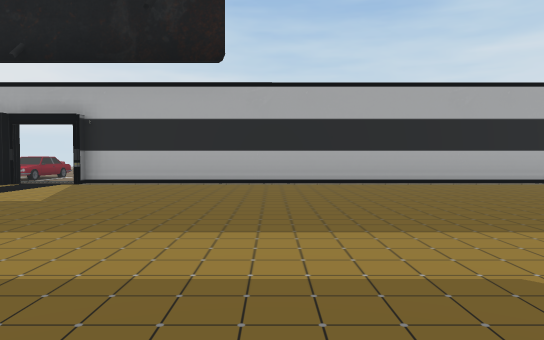
View 1 (above)

12 first-person views from a walk through a 3-D level made in the Unity game engine. The camera is 1.2 m above the floor, tilts 2° down and sees 70° across. Doors are open. The floor is counted in squares, 2 m on a side. Each view is taken from the middle of a square. On the plan, view 1 faces up. The plan holds only what a view shows up to about 11 squares ahead; the rest is blank. The place goes on beyond the plan. Some surface patterns are stand-ins.

View 2
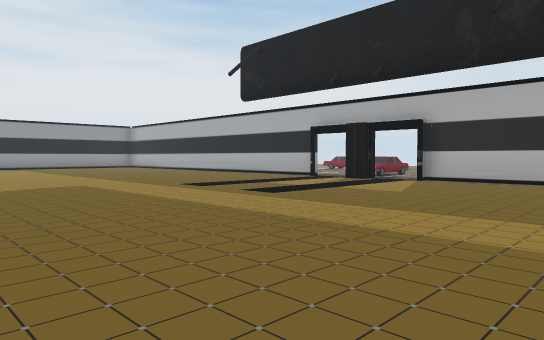

View 3
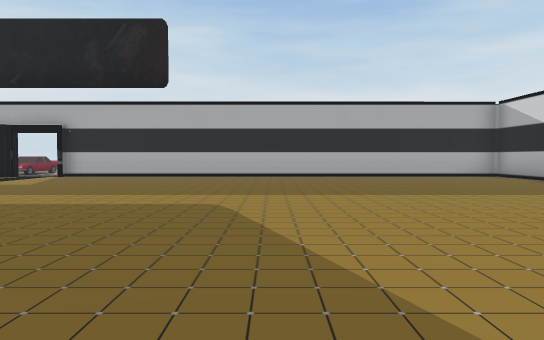

View 4
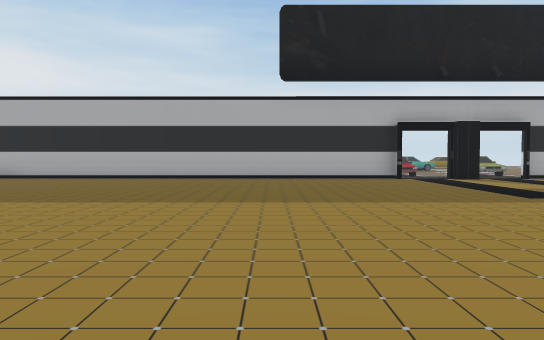

View 5
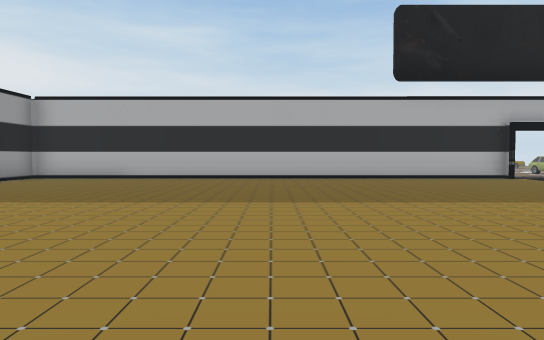

View 6
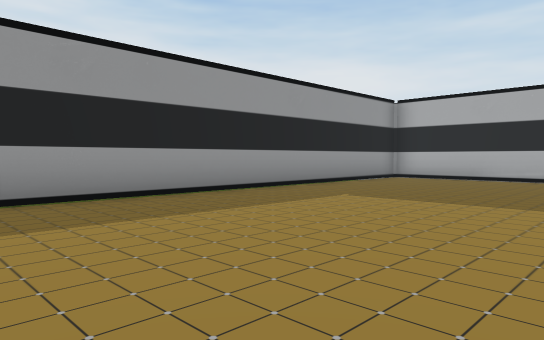

View 7
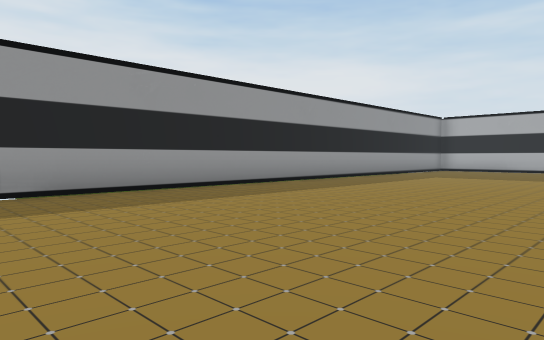

View 8
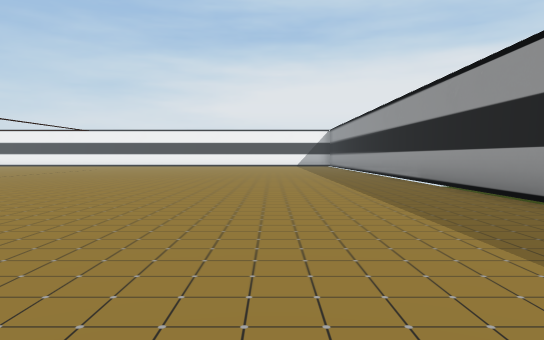

View 9
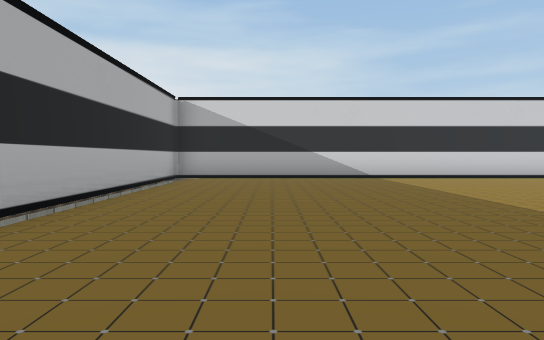

View 10
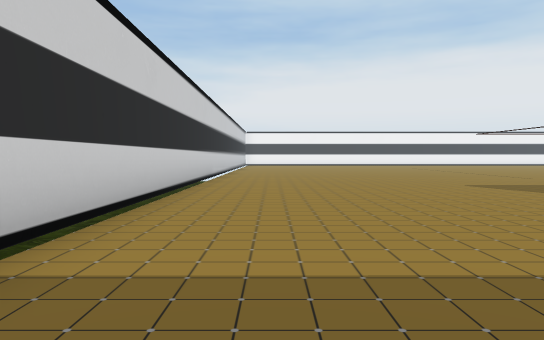

View 11
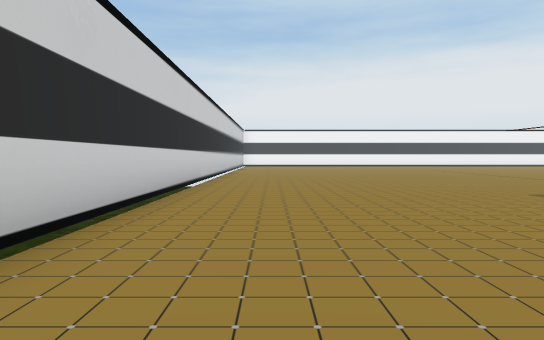

View 12
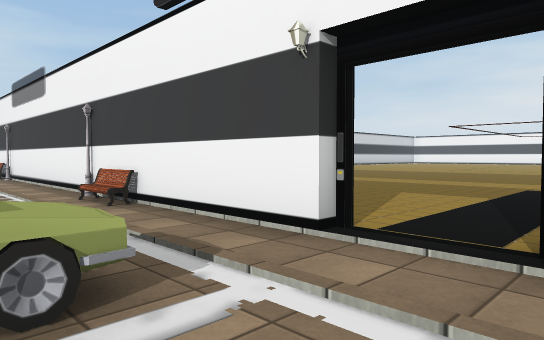

### Floor plan
Points are (right, up) in squares from view 1. A wall is a line through its corners. A room is listed if a view was taken in it or the views show most of it. See-through windows are left out.
Room 1 (views 1, 2, 3, 4, 5, 6, 7, 8, 9, 10, 11)
walls: (-5.6, 8.1) (-6.2, 8.1) (-6.2, 8.6); (-7.6, 8.7) (-9.6, 8.7); (-10.5, 8.7) (-11.6, 8.7); (-0.5, 8.7) (0.5, 8.7); (-0.5, 8.7) (-4.2, 8.7); (-12.4, 8.7) (-16.5, 8.7); (5.5, 8.7) (7.2, 8.7); (5.5, 8.7) (0.5, 8.7); (-18.4, 8.7) (-20.5, 8.7) (-20.5, -8.1); (8.7, -7.6) (8.7, 8.7) (6.4, 8.7)
ways out: open door at (-5.5, 8) to room 2
objects: bench (0, 8); streetlight (0, 9); other object (6, 9)
Room 2 (view 12)
walls: (-5.6, 8.8) (-5.6, 8.1); (-4.2, 8.2) (-4.2, 8.7) (-0.5, 8.7); (0.5, 8.7) (5.5, 8.7)
ways out: open door at (-5.5, 8) to room 1
objects: car (-7, 11) to (-7, 12); car (-4, 11) to (-4, 12)

Positions as (right, up) in squares from view 1, and headings:
1: (0, 0), facing up
2: (0, -1), facing up-left
3: (2, -3), facing up
4: (-11, -2), facing up
5: (-14, -2), facing up
6: (-15, -2), facing up-left
7: (-14, -8), facing up-left
8: (-17, 3), facing down
9: (-2, 6), facing right
10: (7, 5), facing down
11: (7, 3), facing down
12: (-6, 11), facing down-right
